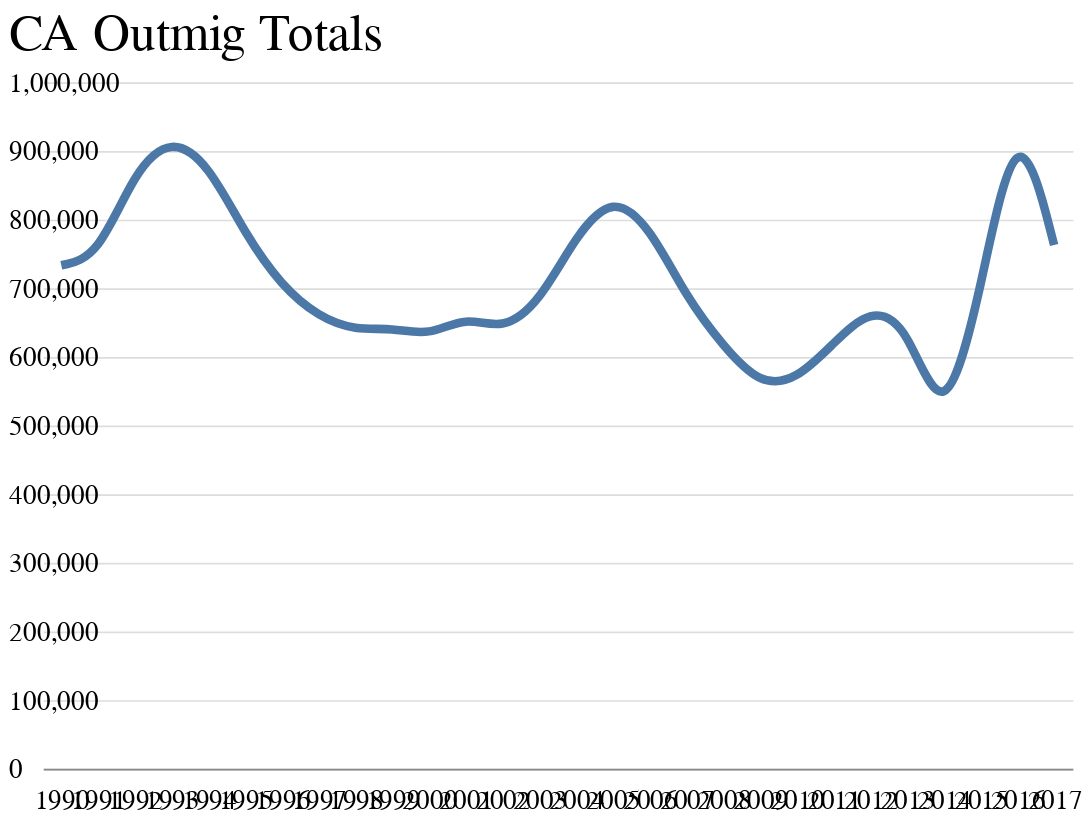

Notebook source saved alongside this figure:
### Code cell
alt.Chart(comb, title='CA Outmig Totals').mark_line(size=5, interpolate='basis').encode(x='Year:O', y='Outmig_Exemp')

### Figure 1 — Vega-Lite specification as saved in the notebook (floating-point values rounded to 4 significant figures)
{"width": 600, "height": 400, "background": "white", "config": {"title": {"fontWeight": "normal", "fontSize": 30, "anchor": "start", "font": "Calibri", "offset": 5}, "axisX": {"grid": false, "labelFont": "Calibri", "labelFontSize": 16, "labelAngle": 0, "labelPadding": 10, "ticks": false, "tickSize": 5, "title": null, "titleFont": "Calibri", "titleFontSize": 16, "titleFontWeight": "normal", "titleY": 30, "titleX": 280}, "axisY": {"grid": true, "gridOpacity": 1, "labelFont": "Calibri", "labelFontSize": 16, "labelLimit": 100, "labelAlign": "left", "labelPadding": 20, "ticks": false, "title": null, "titleFont": "Calibri", "titleFontWeight": "normal", "titleFontSize": 17, "titleAlign": "left", "titleAngle": 0, "titleY": -20, "titleX": -20, "domainWidth": 0}, "view": {"strokeOpacity": 0}}, "data": {"name": "data-a4d8485472d8912f8f01dcf73fe3fab1"}, "mark": {"type": "line", "interpolate": "basis", "size": 5}, "encoding": {"x": {"type": "ordinal", "field": "Year"}, "y": {"type": "quantitative", "field": "Outmig_Exemp"}}, "title": "CA Outmig Totals", "$schema": "https://vega.github.io/schema/vega-lite/v4.0.0.json", "datasets": {"data-a4d8485472d8912f8f01dcf73fe3fab1": [{"Year": 1990, "Non_Mig": 23010999, "Inmig_Exemp": 575795, "In_Dom_Exemp": 510523, "Outmig_Exemp": 733500, "Out_Dom_Exemp": 683293, "Zero": 0, "Population": 29558000, "Net_Mig_Dom_Exemp": -172770, "Rel_Mig_Dom_Exemp": -0.0075, "Inmig_Exemp_pct_chg": null, "Outmig_Exemp_pct_chg": null}, {"Year": 1991, "Non_Mig": 23340798, "Inmig_Exemp": 555276, "In_Dom_Exemp": 480749, "Outmig_Exemp": 745198, "Out_Dom_Exemp": 700419, "Zero": 0, "Population": 30143555, "Net_Mig_Dom_Exemp": -219670, "Rel_Mig_Dom_Exemp": -0.0094, "Inmig_Exemp_pct_chg": 0.03564, "Outmig_Exemp_pct_chg": 0.01595}, {"Year": 1992, "Non_Mig": 23236233, "Inmig_Exemp": 492967, "In_Dom_Exemp": 423060, "Outmig_Exemp": 872565, "Out_Dom_Exemp": 826534, "Zero": 0, "Population": 30722998, "Net_Mig_Dom_Exemp": -403474, "Rel_Mig_Dom_Exemp": -0.0174, "Inmig_Exemp_pct_chg": 0.1122, "Outmig_Exemp_pct_chg": 0.1709}, {"Year": 1993, "Non_Mig": 22841596, "Inmig_Exemp": 469297, "In_Dom_Exemp": 415460, "Outmig_Exemp": 920270, "Out_Dom_Exemp": 877562, "Zero": 0, "Population": 31150786, "Net_Mig_Dom_Exemp": -462102, "Rel_Mig_Dom_Exemp": -0.0202, "Inmig_Exemp_pct_chg": 0.04802, "Outmig_Exemp_pct_chg": 0.05467}, {"Year": 1994, "Non_Mig": 22414007, "Inmig_Exemp": 494971, "In_Dom_Exemp": 441403, "Outmig_Exemp": 881558, "Out_Dom_Exemp": 841521, "Zero": 0, "Population": 31418940, "Net_Mig_Dom_Exemp": -400118, "Rel_Mig_Dom_Exemp": -0.0179, "Inmig_Exemp_pct_chg": 0.05471, "Outmig_Exemp_pct_chg": 0.04207}, {"Year": 1995, "Non_Mig": 22611353, "Inmig_Exemp": 502493, "In_Dom_Exemp": 454252, "Outmig_Exemp": 778525, "Out_Dom_Exemp": 740522, "Zero": 0, "Population": 31617770, "Net_Mig_Dom_Exemp": -286270, "Rel_Mig_Dom_Exemp": -0.0127, "Inmig_Exemp_pct_chg": 0.0152, "Outmig_Exemp_pct_chg": 0.1169}, {"Year": 1996, "Non_Mig": 22725592, "Inmig_Exemp": 554909, "In_Dom_Exemp": 503854, "Outmig_Exemp": 702779, "Out_Dom_Exemp": 665732, "Zero": 0, "Population": 31837399, "Net_Mig_Dom_Exemp": -161878, "Rel_Mig_Dom_Exemp": -0.0071, "Inmig_Exemp_pct_chg": 0.1043, "Outmig_Exemp_pct_chg": 0.09729}, {"Year": 1997, "Non_Mig": 23236858, "Inmig_Exemp": 575775, "In_Dom_Exemp": 526168, "Outmig_Exemp": 658276, "Out_Dom_Exemp": 623164, "Zero": 0, "Population": 32207869, "Net_Mig_Dom_Exemp": -96996, "Rel_Mig_Dom_Exemp": -0.0042, "Inmig_Exemp_pct_chg": 0.0376, "Outmig_Exemp_pct_chg": 0.06332}, {"Year": 1998, "Non_Mig": 24050991, "Inmig_Exemp": 563950, "In_Dom_Exemp": 513057, "Outmig_Exemp": 638682, "Out_Dom_Exemp": 603931, "Zero": 0, "Population": 32657877, "Net_Mig_Dom_Exemp": -90874, "Rel_Mig_Dom_Exemp": -0.0038, "Inmig_Exemp_pct_chg": 0.02054, "Outmig_Exemp_pct_chg": 0.02977}, {"Year": 1999, "Non_Mig": 24804140, "Inmig_Exemp": 569616, "In_Dom_Exemp": 519475, "Outmig_Exemp": 642844, "Out_Dom_Exemp": 608466, "Zero": 0, "Population": 33140771, "Net_Mig_Dom_Exemp": -88991, "Rel_Mig_Dom_Exemp": -0.0036, "Inmig_Exemp_pct_chg": 0.01005, "Outmig_Exemp_pct_chg": 0.006517}, {"Year": 2000, "Non_Mig": 25247901, "Inmig_Exemp": 597959, "In_Dom_Exemp": 545166, "Outmig_Exemp": 630167, "Out_Dom_Exemp": 596651, "Zero": 0, "Population": 33721583, "Net_Mig_Dom_Exemp": -51485, "Rel_Mig_Dom_Exemp": -0.002, "Inmig_Exemp_pct_chg": 0.04976, "Outmig_Exemp_pct_chg": 0.01972}, {"Year": 2001, "Non_Mig": 25671321, "Inmig_Exemp": 544126, "In_Dom_Exemp": 493798, "Outmig_Exemp": 659870, "Out_Dom_Exemp": 622808, "Zero": 0, "Population": 34256789, "Net_Mig_Dom_Exemp": -129010, "Rel_Mig_Dom_Exemp": -0.005, "Inmig_Exemp_pct_chg": 0.09003, "Outmig_Exemp_pct_chg": 0.04714}, {"Year": 2002, "Non_Mig": 26122706, "Inmig_Exemp": 532504, "In_Dom_Exemp": 483346, "Outmig_Exemp": 638459, "Out_Dom_Exemp": 600171, "Zero": 0, "Population": 34725516, "Net_Mig_Dom_Exemp": -116825, "Rel_Mig_Dom_Exemp": -0.0045, "Inmig_Exemp_pct_chg": 0.02136, "Outmig_Exemp_pct_chg": 0.03245}, {"Year": 2003, "Non_Mig": 26305015, "Inmig_Exemp": 528463, "In_Dom_Exemp": 477282, "Outmig_Exemp": 678903, "Out_Dom_Exemp": 644064, "Zero": 0, "Population": 35163609, "Net_Mig_Dom_Exemp": -166782, "Rel_Mig_Dom_Exemp": -0.0063, "Inmig_Exemp_pct_chg": 0.007589, "Outmig_Exemp_pct_chg": 0.06335}, {"Year": 2004, "Non_Mig": 26476088, "Inmig_Exemp": 523047, "In_Dom_Exemp": 472255, "Outmig_Exemp": 777522, "Out_Dom_Exemp": 742502, "Zero": 0, "Population": 35570847, "Net_Mig_Dom_Exemp": -270247, "Rel_Mig_Dom_Exemp": -0.0102, "Inmig_Exemp_pct_chg": 0.01025, "Outmig_Exemp_pct_chg": 0.1453}, {"Year": 2005, "Non_Mig": 26507063, "Inmig_Exemp": 536288, "In_Dom_Exemp": 486725, "Outmig_Exemp": 836039, "Out_Dom_Exemp": 804243, "Zero": 0, "Population": 35869173, "Net_Mig_Dom_Exemp": -317518, "Rel_Mig_Dom_Exemp": -0.012, "Inmig_Exemp_pct_chg": 0.02532, "Outmig_Exemp_pct_chg": 0.07526}, {"Year": 2006, "Non_Mig": 26759630, "Inmig_Exemp": 531858, "In_Dom_Exemp": 482501, "Outmig_Exemp": 790041, "Out_Dom_Exemp": 759202, "Zero": 0, "Population": 36116202, "Net_Mig_Dom_Exemp": -276701, "Rel_Mig_Dom_Exemp": -0.0103, "Inmig_Exemp_pct_chg": 0.00826, "Outmig_Exemp_pct_chg": 0.05502}, {"Year": 2007, "Non_Mig": 27732366, "Inmig_Exemp": 559826, "In_Dom_Exemp": 509583, "Outmig_Exemp": 686510, "Out_Dom_Exemp": 657174, "Zero": 0, "Population": 36399676, "Net_Mig_Dom_Exemp": -147591, "Rel_Mig_Dom_Exemp": -0.0053, "Inmig_Exemp_pct_chg": 0.05259, "Outmig_Exemp_pct_chg": 0.131}, {"Year": 2008, "Non_Mig": 28410195, "Inmig_Exemp": 540578, "In_Dom_Exemp": 494408, "Outmig_Exemp": 615793, "Out_Dom_Exemp": 586221, "Zero": 0, "Population": 36704375, "Net_Mig_Dom_Exemp": -91813, "Rel_Mig_Dom_Exemp": -0.0032, "Inmig_Exemp_pct_chg": 0.03438, "Outmig_Exemp_pct_chg": 0.103}, {"Year": 2009, "Non_Mig": 28448182, "Inmig_Exemp": 499411, "In_Dom_Exemp": 475287, "Outmig_Exemp": 558846, "Out_Dom_Exemp": 528720, "Zero": 0, "Population": 36966713, "Net_Mig_Dom_Exemp": -53433, "Rel_Mig_Dom_Exemp": -0.0019, "Inmig_Exemp_pct_chg": 0.07615, "Outmig_Exemp_pct_chg": 0.09248}, {"Year": 2010, "Non_Mig": 28690412, "Inmig_Exemp": 521730, "In_Dom_Exemp": 497837, "Outmig_Exemp": 566157, "Out_Dom_Exemp": 535709, "Zero": 0, "Population": 37223900, "Net_Mig_Dom_Exemp": -37872, "Rel_Mig_Dom_Exemp": -0.0013, "Inmig_Exemp_pct_chg": 0.04469, "Outmig_Exemp_pct_chg": 0.01308}, {"Year": 2011, "Non_Mig": 30080010, "Inmig_Exemp": 595147, "In_Dom_Exemp": 568923, "Outmig_Exemp": 620020, "Out_Dom_Exemp": 585539, "Zero": 0, "Population": 37594781, "Net_Mig_Dom_Exemp": -16616, "Rel_Mig_Dom_Exemp": -0.0006, "Inmig_Exemp_pct_chg": 0.1407, "Outmig_Exemp_pct_chg": 0.09514}, {"Year": 2012, "Non_Mig": 30139423, "Inmig_Exemp": 611235, "In_Dom_Exemp": 583785, "Outmig_Exemp": 671025, "Out_Dom_Exemp": 637477, "Zero": 0, "Population": 37971427, "Net_Mig_Dom_Exemp": -53692, "Rel_Mig_Dom_Exemp": -0.0018, "Inmig_Exemp_pct_chg": 0.02703, "Outmig_Exemp_pct_chg": 0.08226}, {"Year": 2013, "Non_Mig": 30251074, "Inmig_Exemp": 574638, "In_Dom_Exemp": 547767, "Outmig_Exemp": 649519, "Out_Dom_Exemp": 618181, "Zero": 0, "Population": 38321459, "Net_Mig_Dom_Exemp": -70414, "Rel_Mig_Dom_Exemp": -0.0023, "Inmig_Exemp_pct_chg": 0.05987, "Outmig_Exemp_pct_chg": 0.03205}, {"Year": 2014, "Non_Mig": 30666470, "Inmig_Exemp": 433536, "In_Dom_Exemp": 406389, "Outmig_Exemp": 489155, "Out_Dom_Exemp": 460399, "Zero": 0, "Population": 38622301, "Net_Mig_Dom_Exemp": -54010, "Rel_Mig_Dom_Exemp": -0.0018, "Inmig_Exemp_pct_chg": 0.2455, "Outmig_Exemp_pct_chg": 0.2469}, {"Year": 2015, "Non_Mig": 30665600, "Inmig_Exemp": 576351, "In_Dom_Exemp": 549303, "Outmig_Exemp": 694320, "Out_Dom_Exemp": 661996, "Zero": 0, "Population": 38952462, "Net_Mig_Dom_Exemp": -112693, "Rel_Mig_Dom_Exemp": -0.0037, "Inmig_Exemp_pct_chg": 0.3294, "Outmig_Exemp_pct_chg": 0.4194}, {"Year": 2016, "Non_Mig": 30323418, "Inmig_Exemp": 738692, "In_Dom_Exemp": 724426, "Outmig_Exemp": 970679, "Out_Dom_Exemp": 954708, "Zero": 0, "Population": 39214803, "Net_Mig_Dom_Exemp": -230282, "Rel_Mig_Dom_Exemp": -0.0076, "Inmig_Exemp_pct_chg": 0.2817, "Outmig_Exemp_pct_chg": 0.398}, {"Year": 2017, "Non_Mig": 30682756, "Inmig_Exemp": 568011, "In_Dom_Exemp": 553447, "Outmig_Exemp": 763116, "Out_Dom_Exemp": 750691, "Zero": 0, "Population": 39504609, "Net_Mig_Dom_Exemp": -197244, "Rel_Mig_Dom_Exemp": -0.0064, "Inmig_Exemp_pct_chg": 0.2311, "Outmig_Exemp_pct_chg": 0.2138}]}}
